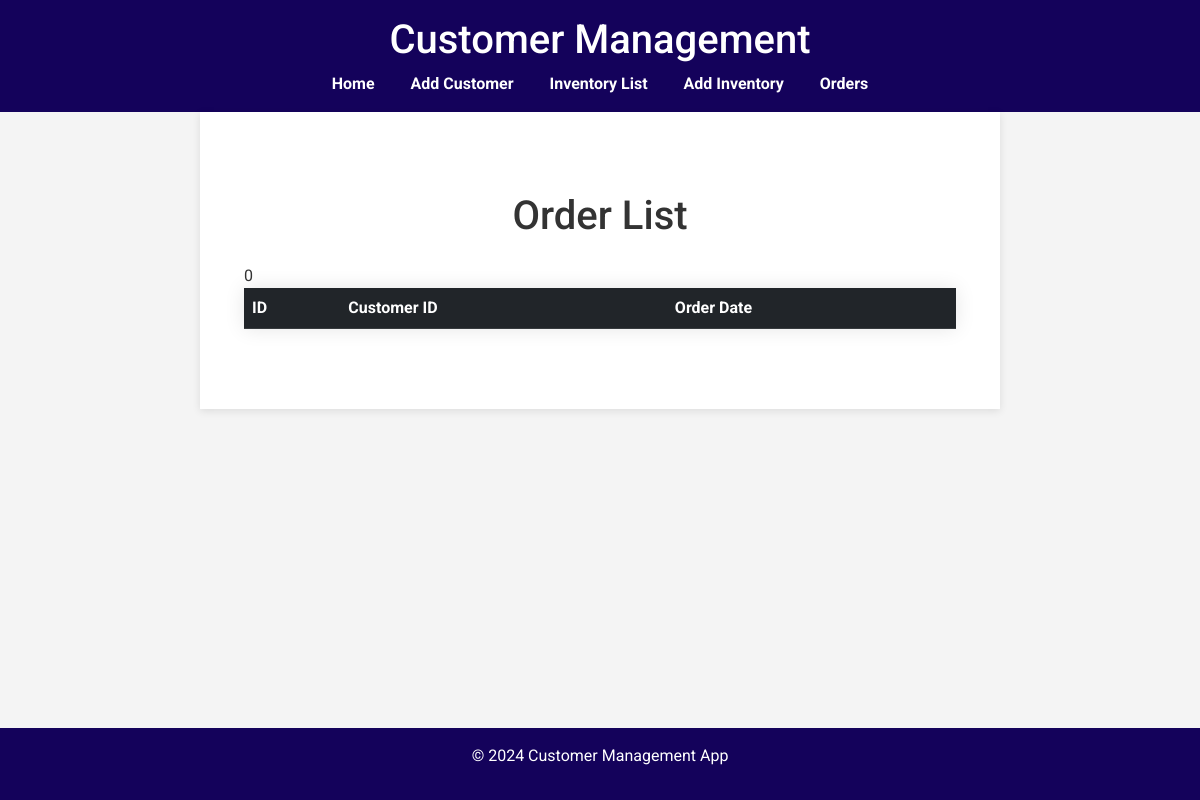
The page /orders on the database as committed earlier.
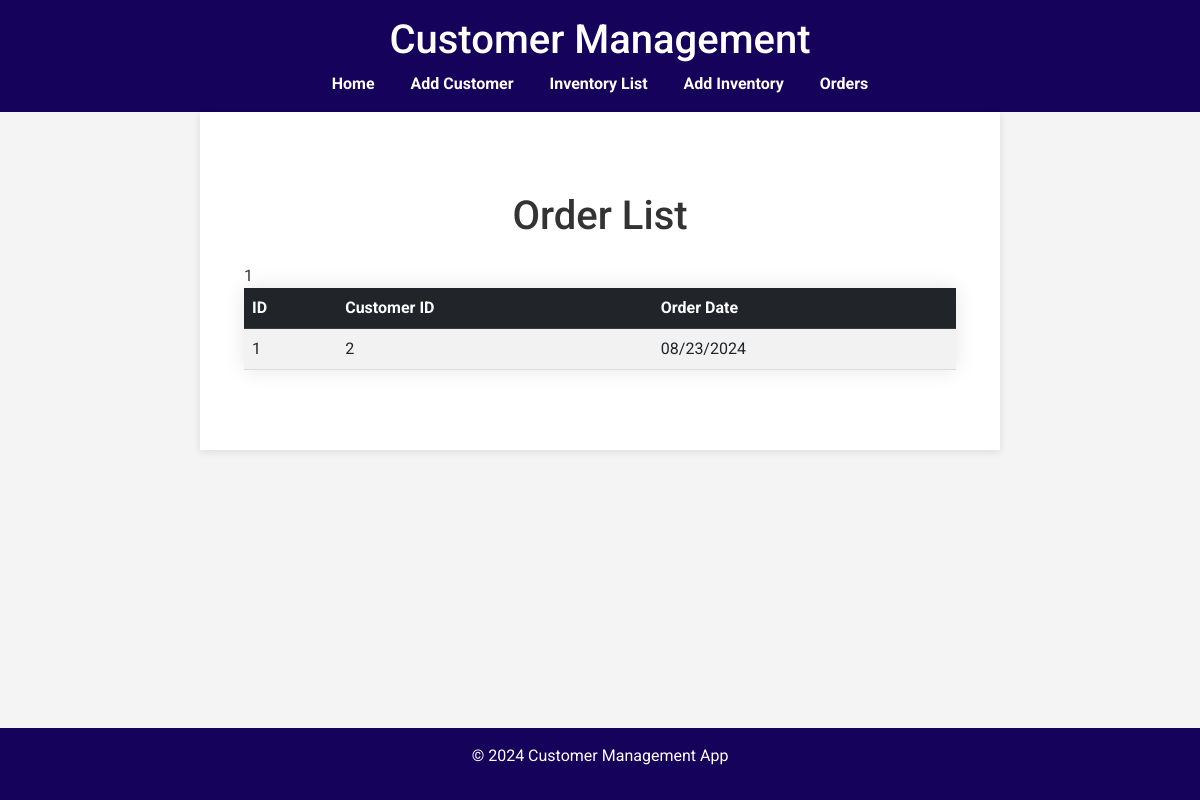
The same page on the database as committed later.
### setup_db.py (models this page shows)
class Orders(db.Model):
    id = db.Column(db.Integer, primary_key=True)
    customer_id = db.Column(db.Integer, db.ForeignKey('customer.id'), nullable=False)
    order_date = db.Column(db.String(100), nullable=False)
    customer = db.relationship('Customer', backref='orders')

### app.py (the view)
@app.route('/orders')
def zaynab():
    order_items = Orders.query.all()
    order_count = Orders.query.count()
    return render_template('orders.html', order_items=order_items, order_count=order_count)

### templates/orders.html (shortened to what this page needs)
{% extends 'base.html' %}
{% block content %}
<body>
    <div class="container my-5">
        <h1 class="text-center mb-4">Order List</h1> {{ order_count }}
        <table class="table table-striped table-hover">
            <thead class="table-dark">
                <tr>
                    <th>ID</th>
                    <th>Customer ID</th>
                    <th>Order Date</th>
                </tr>
                <tbody>
                    {% for order in order_items %}
                    <tr>
                        <td>{{ order.id }}</td>
                        <td>{{ order.customer_id }}</td>
                        <td>{{ order.order_date }}</td>
                    </tr>
                    {% endfor %}
                </tbody>
        </table>
    </div>
</body>
</html>
{% endblock %}

### templates/base.html (shortened to what this page needs)
<!DOCTYPE html>
<html lang="en">
<head>
    <link href="https://cdn.jsdelivr.net/npm/bootstrap@5.3.0/dist/css/bootstrap.min.css" rel="stylesheet">
</head>
<body>
    <header>
        <h1>Customer Management</h1>
        <nav>
            <a href="{{ url_for('homepage') }}">Home</a>
            <a href="{{ url_for('create_customer') }}">Add Customer</a>
            <a href="{{ url_for('inventory')}}">Inventory List</a>
            <a href="{{ url_for('create_inventory')}}">Add Inventory</a>
            <a href="{{ url_for('zaynab')}}">Orders</a>
        </nav>
    </header>
    <main>
        {% block content %}{% endblock %}
    <footer>
        <p>&copy; 2024 Customer Management App</p>
    </footer>
</body>
</html>

### templates/base.html (style rules this page uses)
body { font-family: 'Roboto', sans-serif; margin: 0; padding: 0; background-color: #f4f4f4; color: #333; }
header { background-color: #14025b; color: white; padding: 1rem; text-align: center; }
nav a { color: white; margin: 0 1rem; text-decoration: none; font-weight: bold; }
main { padding: 2rem; max-width: 800px; margin: auto; background: white; box-shadow: 0 2px 8px rgba(0, 0, 0, 0.1); }
footer { background-color: #14025b; color: white; text-align: center; padding: 1rem; position: fixed; width: 100%; bottom: 0; }
table { width: 80%; margin: 0 auto; border-collapse: collapse; box-shadow: 0 0 20px rgba(0, 0, 0, 0.1); }
th, td { padding: 15px; text-align: left; }
thead { background-color: #009879; color: #ffffff; }
tbody tr:nth-child(odd) { background-color: #e6e6e6; }
th { background-color: #009879; color: white; }
td { border-bottom: 1px solid #dddddd; }

Rows that differ between the two databases and show on the page:
added Orders: id "1", customer_id "2", order_date "08/23/2024"
Other text that changed with them:
{{ order_count }}: "0" → "1"
